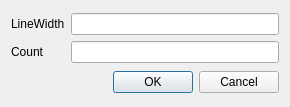
<?xml version="1.0" encoding="UTF-8"?>
<ui version="4.0">
 <class>SettingDialog</class>
 <widget class="QDialog" name="SettingDialog">
  <property name="geometry">
   <rect>
    <x>0</x>
    <y>0</y>
    <width>290</width>
    <height>107</height>
   </rect>
  </property>
  <property name="maximumSize">
   <size>
    <width>290</width>
    <height>110</height>
   </size>
  </property>
  <property name="windowTitle">
   <string>Dialog</string>
  </property>
  <layout class="QGridLayout" name="gridLayout_2">
   <item row="0" column="0">
    <layout class="QGridLayout" name="gridLayout">
     <item row="0" column="0">
      <widget class="QLabel" name="label">
       <property name="text">
        <string>LineWidth</string>
       </property>
      </widget>
     </item>
     <item row="0" column="1">
      <widget class="QLineEdit" name="lineEdit_Width"/>
     </item>
     <item row="1" column="0">
      <widget class="QLabel" name="label_2">
       <property name="text">
        <string>Count</string>
       </property>
      </widget>
     </item>
     <item row="1" column="1">
      <widget class="QLineEdit" name="lineEdit_Count"/>
     </item>
    </layout>
   </item>
   <item row="1" column="0">
    <widget class="QDialogButtonBox" name="buttonBox">
     <property name="orientation">
      <enum>Qt::Horizontal</enum>
     </property>
     <property name="standardButtons">
      <set>QDialogButtonBox::Cancel|QDialogButtonBox::Ok</set>
     </property>
    </widget>
   </item>
  </layout>
 </widget>
 <resources/>
 <connections>
  <connection>
   <sender>buttonBox</sender>
   <signal>accepted()</signal>
   <receiver>SettingDialog</receiver>
   <slot>accept()</slot>
   <hints>
    <hint type="sourcelabel">
     <x>248</x>
     <y>254</y>
    </hint>
    <hint type="destinationlabel">
     <x>157</x>
     <y>274</y>
    </hint>
   </hints>
  </connection>
  <connection>
   <sender>buttonBox</sender>
   <signal>rejected()</signal>
   <receiver>SettingDialog</receiver>
   <slot>reject()</slot>
   <hints>
    <hint type="sourcelabel">
     <x>316</x>
     <y>260</y>
    </hint>
    <hint type="destinationlabel">
     <x>286</x>
     <y>274</y>
    </hint>
   </hints>
  </connection>
 </connections>
</ui>
